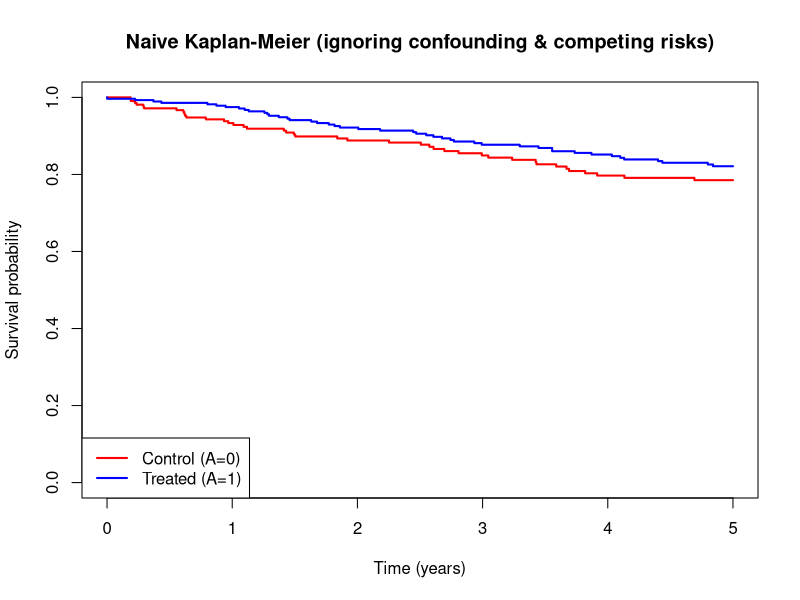
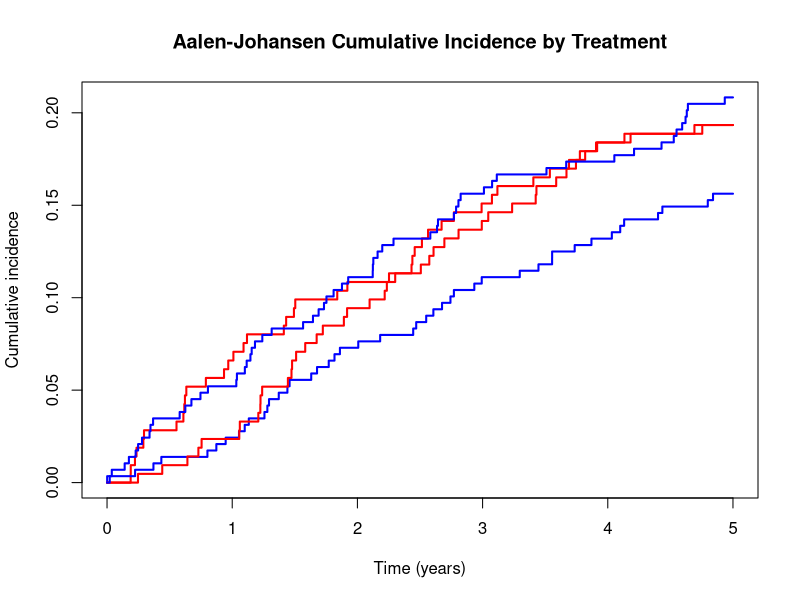
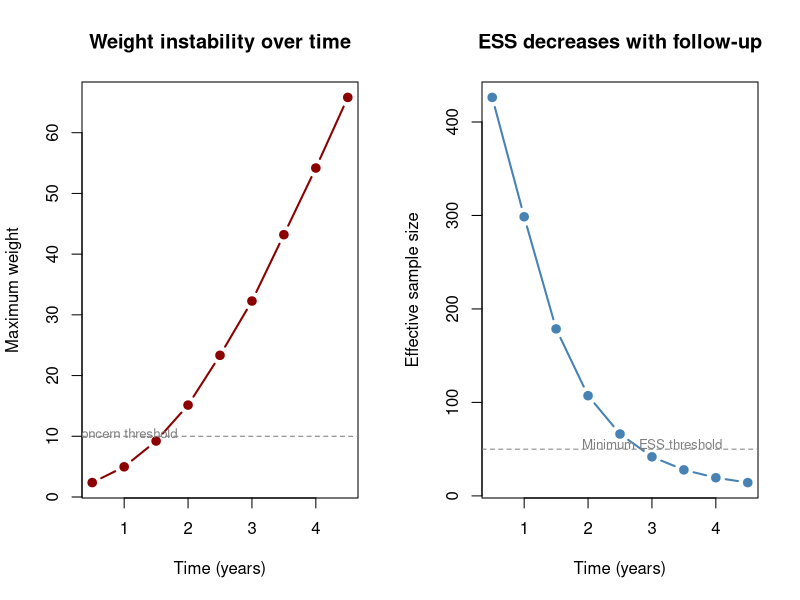

The R script that drew these images, in order:
## ---- chunk 1
#| label: sim-tte-data
#| code-fold: false

set.seed(2026)
n <- 500

# Baseline covariates
age <- rnorm(n, mean = 65, sd = 10)
female <- rbinom(n, 1, 0.45)
comorbidity <- rbinom(n, 1, 0.3)

# Treatment assignment (observational, depends on covariates)
ps <- plogis(-1 + 0.02 * age + 0.3 * comorbidity)
A <- rbinom(n, 1, ps)

# Event times (cardiovascular death)
lambda_cv <- exp(-5 + 0.03 * age + 0.5 * comorbidity - 0.4 * A)
T_cv <- rexp(n, rate = lambda_cv)

# Competing event times (non-cardiovascular death)
lambda_noncv <- exp(-5.5 + 0.04 * age + 0.2 * comorbidity - 0.1 * A)
T_noncv <- rexp(n, rate = lambda_noncv)

# Administrative censoring at 5 years
C_admin <- 5

# Observed data
T_obs <- pmin(T_cv, T_noncv, C_admin)
event_type <- ifelse(T_obs == C_admin, 0,       # censored
               ifelse(T_obs == T_cv, 1,          # CV death
                      2))                         # non-CV death

dat <- data.frame(
  age = age,
  female = female,
  comorbidity = comorbidity,
  A = A,
  time = T_obs,
  event = event_type
)

# Summary
table(dat$event)
summary(dat$time)
## ---- chunk 2
#| label: km-naive
#| code-fold: false

library(survival)

# Naive KM treating competing events as censored
km_fit <- survfit(Surv(time, event == 1) ~ A, data = dat)

plot(km_fit, col = c("red", "blue"), lwd = 2,
     xlab = "Time (years)", ylab = "Survival probability",
     main = "Naive Kaplan-Meier (ignoring confounding & competing risks)")
legend("bottomleft", c("Control (A=0)", "Treated (A=1)"),
       col = c("red", "blue"), lwd = 2)
## ---- chunk 3
#| label: aalen-johansen
#| code-fold: false

# Cumulative incidence with competing risks
library(survival)

# Multi-state event indicator
dat$event_ms <- factor(dat$event, levels = 0:2,
                       labels = c("censor", "CV death", "Non-CV death"))

cuminc_fit <- survfit(Surv(time, event_ms) ~ A, data = dat)
plot(cuminc_fit, col = c("red", "blue"), lwd = 2,
     xlab = "Time (years)", ylab = "Cumulative incidence",
     main = "Aalen-Johansen Cumulative Incidence by Treatment")
## ---- chunk 4
#| label: fig-weight-diagnostics
#| fig-cap: "IPCW weight trajectories and effective sample size over time"
#| code-fold: false

# Demonstrate weight instability with a simple IPCW example
# Fit a censoring model
library(survival)

# Create indicators for censoring (event == 0 means administratively censored,
# but we also treat competing events as a form of censoring for this exercise)
dat$censored <- as.integer(dat$event == 0 | dat$event == 2)

# Time grid for diagnostics
time_grid <- seq(0.5, 4.5, by = 0.5)

# At each time point, compute weights for those still at risk
weight_summary <- data.frame(
  time = time_grid,
  n_at_risk = NA,
  mean_weight = NA,
  max_weight = NA,
  ess = NA
)

# Simple time-varying censoring model for illustration
cens_model <- glm(censored ~ age + comorbidity + A,
                  data = dat, family = binomial)
p_uncens <- 1 - predict(cens_model, type = "response")

for (i in seq_along(time_grid)) {
  t_k <- time_grid[i]
  at_risk <- dat$time >= t_k
  n_risk <- sum(at_risk)

  # Simplified cumulative weight (illustrative)
  # In practice, these would be computed from a discrete-time censoring model
  w <- (1 / p_uncens[at_risk])^(i)  # cumulative product approximation
  w <- w / mean(w)  # stabilize

  weight_summary$n_at_risk[i] <- n_risk
  weight_summary$mean_weight[i] <- mean(w)
  weight_summary$max_weight[i] <- max(w)
  weight_summary$ess[i] <- sum(w)^2 / sum(w^2)
}

par(mfrow = c(1, 2))

# Plot 1: Max weight over time
plot(weight_summary$time, weight_summary$max_weight, type = "b",
     pch = 19, col = "darkred", lwd = 2,
     xlab = "Time (years)", ylab = "Maximum weight",
     main = "Weight instability over time")
abline(h = 10, lty = 2, col = "gray50")
text(1, 10.5, "Concern threshold", col = "gray50", cex = 0.8)

# Plot 2: Effective sample size over time
plot(weight_summary$time, weight_summary$ess, type = "b",
     pch = 19, col = "steelblue", lwd = 2,
     xlab = "Time (years)", ylab = "Effective sample size",
     main = "ESS decreases with follow-up")
abline(h = 50, lty = 2, col = "gray50")
text(3, 55, "Minimum ESS threshold", col = "gray50", cex = 0.8)

par(mfrow = c(1, 1))
## ---- chunk 5
#| label: cens-calibration
#| code-fold: false

# Calibration of the censoring model
pred_cens <- predict(cens_model, type = "response")
risk_groups <- cut(pred_cens, breaks = quantile(pred_cens, probs = c(0, 0.25, 0.5, 0.75, 1)),
                   include.lowest = TRUE)

cal_table <- aggregate(
  cbind(predicted = pred_cens, observed = dat$censored),
  by = list(risk_group = risk_groups),
  FUN = mean
)
print(cal_table)
